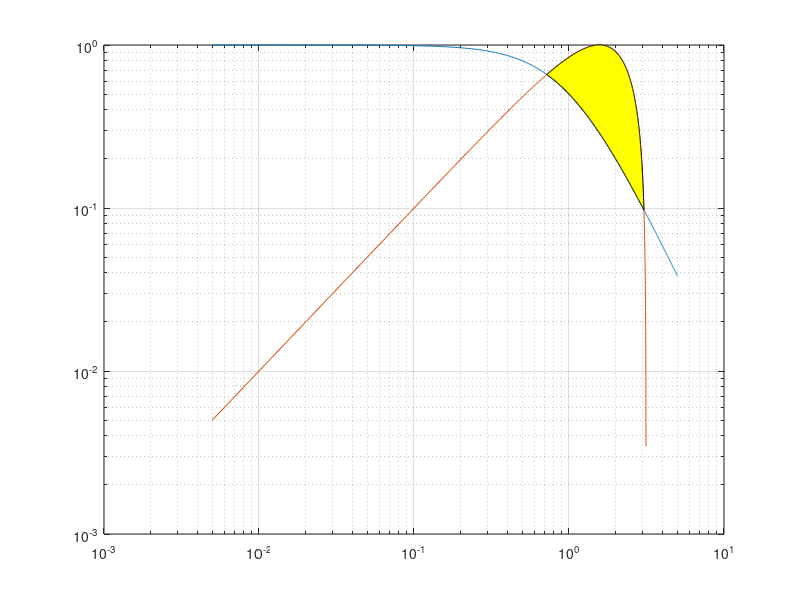

MATLAB code for this plot:
f1 = @(x)   1 ./ (1 + x.^2);
f2 = @(x)   sin(x);

a = 0,001;
b = 5;
N = 1000;

x = linspace(a, b, N);

figure(1);
clf;
loglog(x, f1(x));
grid on;
grid minor;
hold on;
loglog(x, f2(x));

f21 = @(x) f2(x) - f1(x);

for i = 1:(N-1)
    try
        xL = fzero(f21, [x(i), x(i+1)]);
        break
    catch
    end
end

for i = N:-1:2
    try
        xR = fzero(f21, [x(i-1), x(i)]);
        break
    catch
    end
end

xLR = linspace(xL, xR, N);
xRL = flip(xLR);

yLR = f2(xLR);
yRL = f1(xRL);

xi = [xLR, xRL];
yi = [yLR, yRL];

fill(xi, yi, 'y');

format long;
quadgk(f21, xL, xR)
